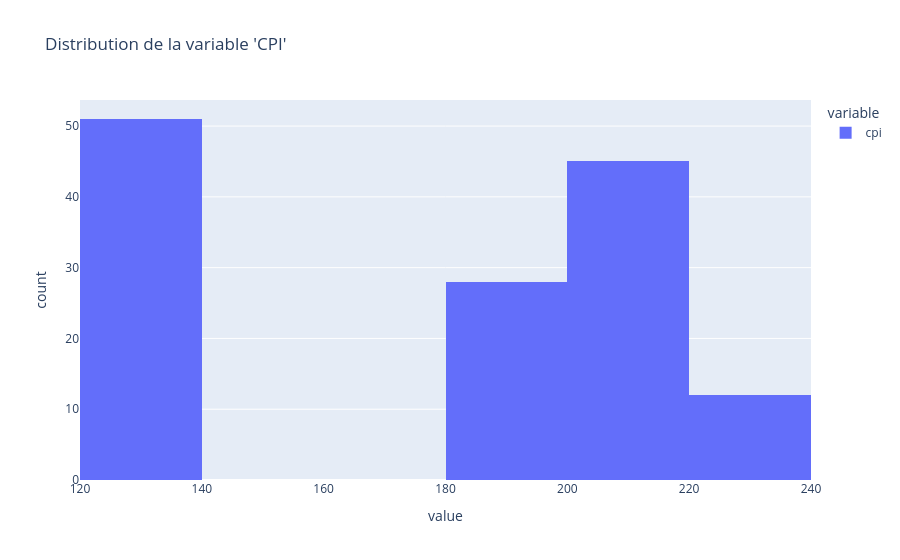

The cell this chart's notebook holds for it:
### Code cell
fig = px.histogram(df["cpi"], title="Distribution de la variable 'CPI'", color_discrete_sequence=px.colors.qualitative.Plotly)
fig.show()

### Figure 1 — Plotly figure (JSON) as saved in the notebook; plotly's stock layout.template omitted (floating-point values rounded to 4 significant figures; data arrays with more than 128 entries replaced by an {"elided": "..."} marker saying what was removed)
{"data": [{"bingroup": "x", "hovertemplate": "variable=cpi<br>value=%{x}<br>count=%{y}<extra></extra>", "legendgroup": "cpi", "marker": {"color": "#636EFA", "pattern": {"shape": ""}}, "name": "cpi", "orientation": "v", "showlegend": true, "type": "histogram", "x": {"elided": "136 float values"}, "xaxis": "x", "yaxis": "y"}], "layout": {"barmode": "relative", "legend": {"title": {"text": "variable"}, "tracegroupgap": 0}, "title": {"text": "Distribution de la variable 'CPI'"}, "xaxis": {"anchor": "y", "domain": [0, 1], "title": {"text": "value"}}, "yaxis": {"anchor": "x", "domain": [0, 1], "title": {"text": "count"}}}}
